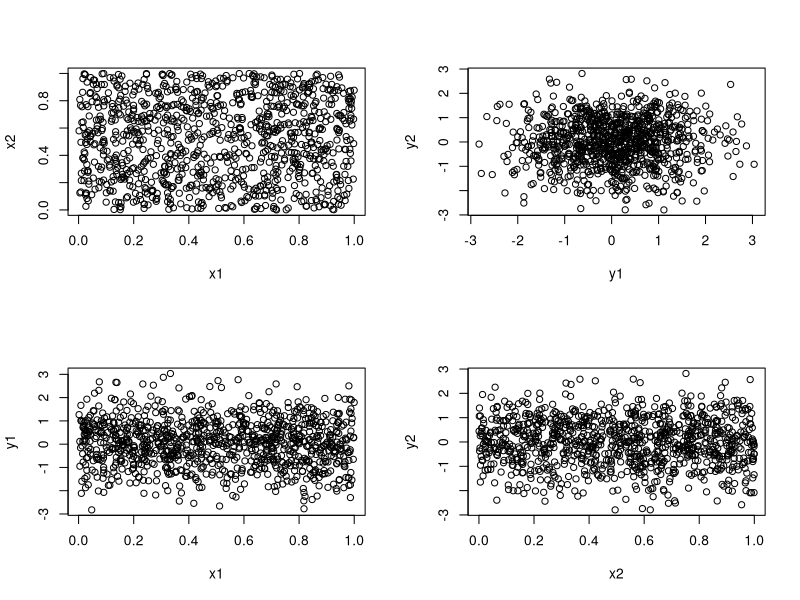

Reproduce this figure in R.
x1 = runif(1000)
x2 = runif(1000)
y1 = rnorm(1000)
y2 = rnorm(1000)
old.par = par(mfrow = c(2,2))
plot(x1, x2)
plot(y1, y2)
plot(x1, y1)
plot(x2, y2)
par(old.par)